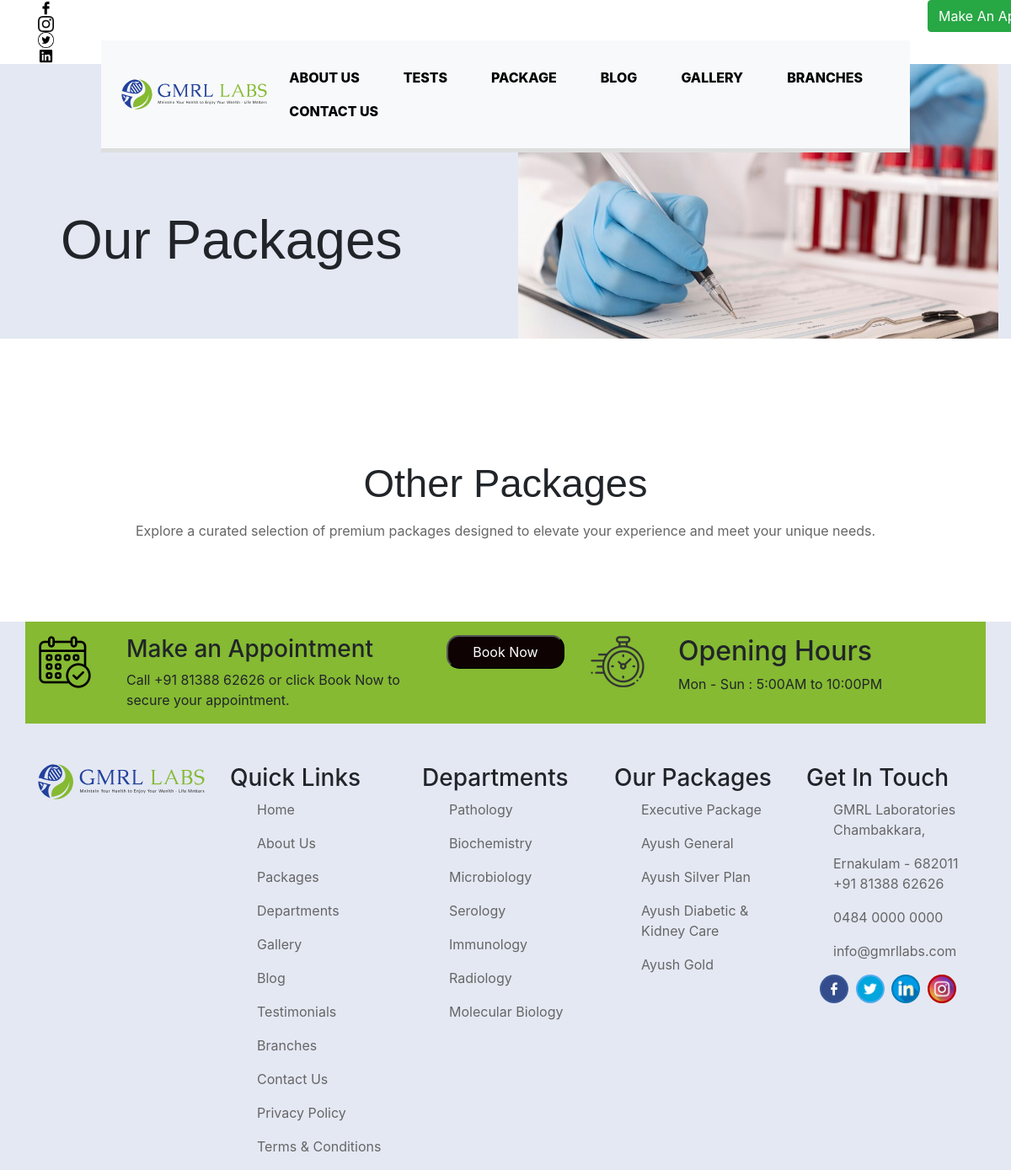
The page /subpackage/1/ on the database as committed earlier.
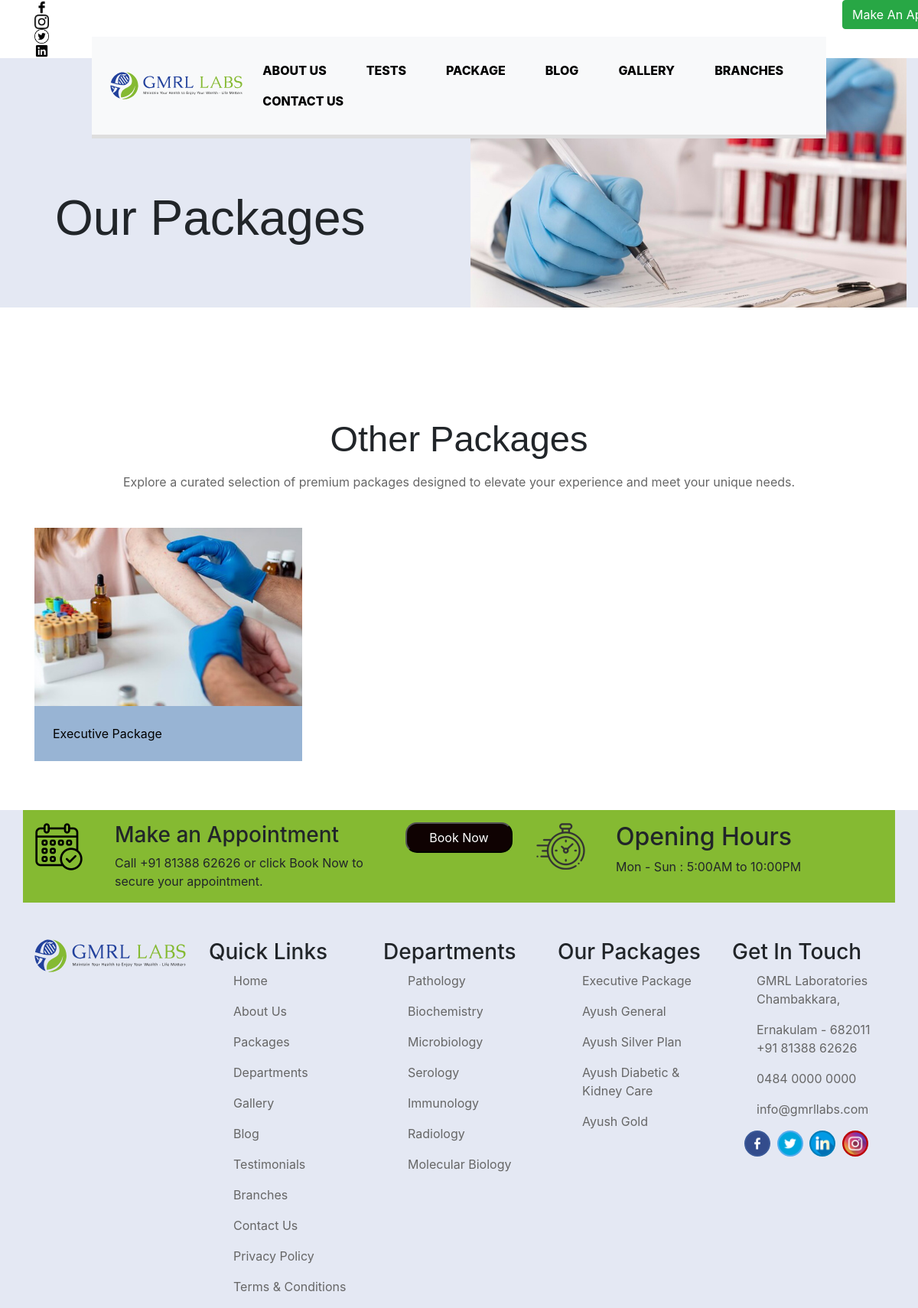
The same page on the database as committed later.
### app/models.py (models this page shows, shortened)
class Packages(models.Model):
    image=models.ImageField(upload_to='img')
    description=models.CharField(max_length=255)

### app/views.py (the view)
# urls.py: path('subpackage/<int:id>/',views.subpackage,name='subpackage'),
def subpackage(request,id):
    context={}
    obj=Packages.objects.all()
    plan=Subpackage.objects.filter(package=id)
    context['plan']=plan
    context['obj']=obj
    return render(request,'subpackage.html',context)

### app/templates/subpackage.html (shortened to what the changed rows need)
<!DOCTYPE html>
<html lang="en">
<head>
    {% load static %}
    <link href="https://cdn.jsdelivr.net/npm/bootstrap@5.1.3/dist/css/bootstrap.min.css" rel="stylesheet">
<link rel="stylesheet" href="{% static 'boot/bootstrap.min.css' %}">
<link rel="stylesheet" href="https://use.fontawesome.com/releases/v5.6.3/css/all.css">
<link rel="stylesheet"   href="{% static 'css/subpackage.css' %}"  >
</head>
<body>
                    <div class="container-fluid intro">
                        <div class="row">
                          <div class="col-lg ">
                            <h1 class="intoh">Our Packages</h1>
                          </div>
                        </div>
                      </div>
                      <div class="container  curated">
                        <div class="col-lg">
                          <h2 class="lack">Other Packages</h2>
                        </div>
                      </div>
                       <div class="container mt-5 mb-5">
                        <div class="row ">
                          {% for i in obj %}
                          <div class="col-lg-4 col-md-6">
                            <div class="pack" >
                                <a class="linking" href="{% url 'subpackage' i.id %}">
                               <div class="wrapper -2 ">
                                 <img src="{{i.image.url}}" class=" w-100 overla mx-0" alt="..">
                               </div></a>
                               <p class="p-4 Ayush">{{i.description}}</p>
                               </div>
                          </div>
                         {%endfor%}
                        </div>
                        </div>
                    <div class="container-fluid foot">
                        <div class="row">
                          <div class="col-lg">
                           <div class="container green">
                             <div class="row ">
                              <div class="col-lg-4 mt-3">
                                <h2>Opening Hours</h2>
                              </div>
                             </div>
                            </div>
                          </div>
                        </div>
                          </body>
                          </html>

Rows that differ between the two databases and show on the page:
added Packages: image (picture), description "Executive Package"
